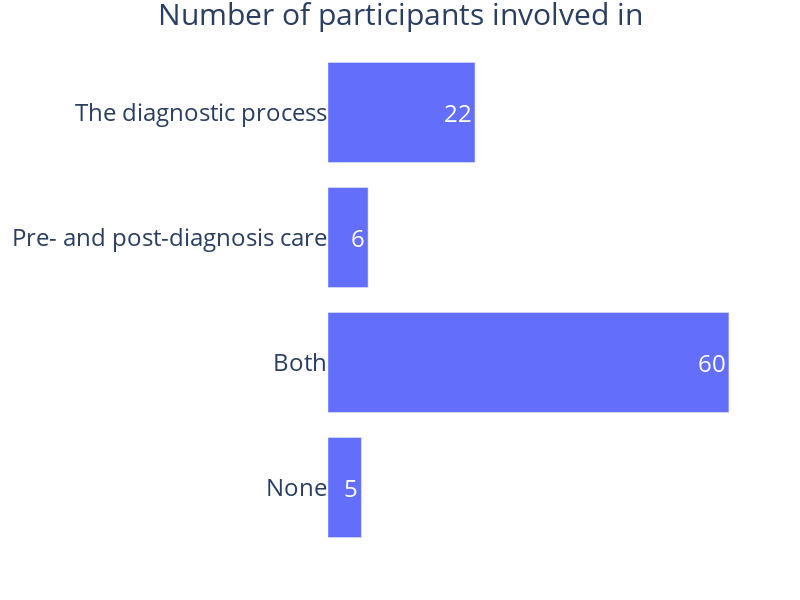

Notebook code for this chart:
### Code cell
fig = go.Figure(
    go.Bar(x=Q2_value_counts['Count'], y=Q2_value_counts['Value'], orientation='h', showlegend=False, 
           text=Q2_value_counts['Count'], textposition='auto', textfont=dict(size=24))

)

bar_chart_1_order = ['None', 'Both','Pre- and post-diagnosis care','The diagnostic process']
fig.update_yaxes(categoryorder='array', categoryarray=bar_chart_1_order)


fig.update_xaxes(showgrid=True, zeroline=True, showline=True, linewidth=1, linecolor='black', mirror=False, tickfont=dict(size=24), visible=False)
fig.update_yaxes(showgrid=True, zeroline=True, showline=False, linewidth=1, linecolor='black', mirror=False, tickfont=dict(size=24))

fig.update_layout(
    width=800,   # Set the width of the figure
    height=600   # Set the height of the figure
)

fig.update_layout(
    paper_bgcolor="white",
    plot_bgcolor="white",
    title_text="Number of participants involved in",  # Add a title to the figure
    title_x=0.5,  # Center the title horizontally
    title_font=dict(size=30),
    margin=dict(t=50, l=50, r=50, b=50)
)

fig.show()
fig.write_image("Participants_involvement.png", width=800, height=600, scale=6)

### Figure 1 — Plotly figure (JSON) as saved in the notebook; plotly's stock layout.template omitted (floating-point values rounded to 4 significant figures)
{"data": [{"orientation": "h", "showlegend": false, "text": [60, 22, 6, 5], "textfont": {"size": 24}, "textposition": "auto", "type": "bar", "x": [60, 22, 6, 5], "y": ["Both", "The diagnostic process", "Pre- and post-diagnosis care", "None"]}], "layout": {"height": 600, "margin": {"b": 50, "l": 50, "r": 50, "t": 50}, "paper_bgcolor": "white", "plot_bgcolor": "white", "title": {"font": {"size": 30}, "text": "Number of participants involved in", "x": 0.5}, "width": 800, "xaxis": {"autorange": true, "linecolor": "black", "linewidth": 1, "mirror": false, "range": [0, 63.16], "showgrid": true, "showline": true, "tickfont": {"size": 24}, "type": "linear", "visible": false, "zeroline": true}, "yaxis": {"autorange": true, "categoryarray": ["None", "Both", "Pre- and post-diagnosis care", "The diagnostic process"], "categoryorder": "array", "linecolor": "black", "linewidth": 1, "mirror": false, "range": [-0.5, 3.5], "showgrid": true, "showline": false, "tickfont": {"size": 24}, "type": "category", "zeroline": true}}}
